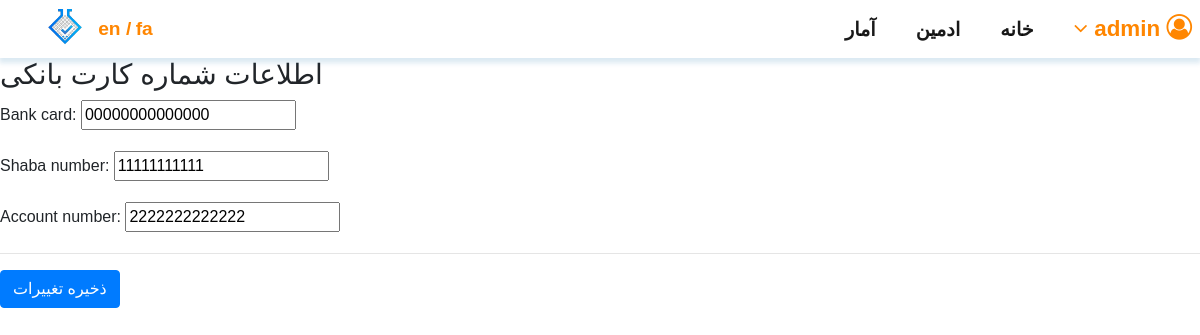
/fa/turkle/profile/edit/bank/ (signed in), run on the app's committed database.
### turkle-master/turkle/models.py (models this page shows)
class BankAccountInformation(models.Model):
    user = models.ForeignKey(settings.AUTH_USER_MODEL, on_delete=models.CASCADE)
    bank_card = models.CharField(max_length=16)
    shaba_number = models.CharField(max_length=26, blank=True, null=True)
    account_number = models.CharField(max_length=20, blank=True, null=True)

### turkle-master/turkle/views.py (the view)
# urls.py: path('profile/edit/bank/', profile_edit_bank_info, name='edit_profile_bank'),
def profile_edit_bank_info(request):
    user = request.user
    if request.method == 'POST':
        bank_info_form = BankAccountForm(request.POST, user=user)
        if bank_info_form.is_valid():
            new_card_number = bank_info_form.cleaned_data['bank_card']
            new_shaba_number = bank_info_form.cleaned_data['shaba_number']
            new_account_number = bank_info_form.cleaned_data['account_number']
            bank_account_info = BankAccountInformation.objects.filter(user=user).last()
            if not bank_account_info:
                bank_account_info = BankAccountInformation()
                bank_account_info.user = user
            bank_account_info.bank_card = new_card_number
            bank_account_info.shaba_number = new_shaba_number
            bank_account_info.account_number = new_account_number
            bank_account_info.save()
            return redirect('profile', user.username)
    else:
        bank_info_form = BankAccountForm(user=user)
    return render(request, 'turkle/profile_edit_bank.html',
                    {
                        'bank_info_form': bank_info_form,
                    })

### turkle-master/turkle/forms.py
class BankAccountForm(forms.ModelForm):
    class Meta:
        model = BankAccountInformation
        fields = ['bank_card', 'shaba_number', 'account_number']
    def __init__(self, *args, **kwargs):
        user = kwargs.pop('user', None)
        super(BankAccountForm, self).__init__(*args, **kwargs)
        bank_account_info = BankAccountInformation.objects.filter(user=user).last()
        card_number =  bank_account_info.bank_card if bank_account_info else ""
        shaba_number = bank_account_info.shaba_number if bank_account_info else ""
        account_number = bank_account_info.account_number if bank_account_info else ""
        self.fields['bank_card'] = forms.CharField(required=True, initial=card_number)
        self.fields['shaba_number'] = forms.CharField(required=False, initial=shaba_number)
        self.fields['account_number'] = forms.CharField(required=False, initial=account_number)

### turkle-master/turkle/utils.py (called while the page is built)
def get_site_name():
    return getattr(settings, 'TURKLE_SITE_NAME', 'Turkle')

def get_turkle_template_limit(in_bytes=False):
    template_size_limit = getattr(settings, 'TURKLE_TEMPLATE_LIMIT', 64)
    if in_bytes:
        template_size_limit *= 1024
    return template_size_limit

def turkle_vars(request):
    return {
        'turkle_site_name': get_site_name(),
        'turkle_template_limit': get_turkle_template_limit(),
        'turkle_version': __version__,
        'turkle_email_enabled': getattr(settings, 'TURKLE_EMAIL_ENABLED', False),
        'turkle_meta_tags': getattr(settings, 'META_TAGS', []),
    }

### turkle-master/turkle/templates/turkle/profile_edit_bank.html (shortened to what this page needs)
{% extends "turkle/base.html" %}
{% load static %}
{% load i18n %}
{% block head %}
<link href="{% static 'turkle/cal-heatmap.css' %}" rel="stylesheet" type="text/css"/>
{% endblock %}
{% block body %}
<form method="post">
    <h3>{% trans "Card Info" %}</h3>
    {{ bank_info_form.as_p }}
    <hr>
    <div>
        <button class="btn btn-primary" type="submit">{% trans "Save changes" %}</button>
    </div>
</form>
{% endblock %}

### turkle-master/turkle/templates/turkle/base.html (shortened to what this page needs)
<!DOCTYPE html>
{% load i18n %}
{% get_current_language_bidi as LANGUAGE_BIDI %}
<html>
  <head>
    {% load static %}
    {% load turkle_tags %}{% for tag in turkle_meta_tags %}{{ tag|meta_tag }}{% endfor %}
    <link href="{% static "turkle/css/turkle.css" %}" rel="stylesheet" type="text/css"/>
    <link href="https://db.onlinewebfonts.com/c/0b0a8c345731751b990403a2cf40fbec?family=IRAN+Sans+Regular" rel="stylesheet">
    <link rel="stylesheet" href="https://cdnjs.cloudflare.com/ajax/libs/font-awesome/4.7.0/css/font-awesome.min.css">
    <link href="{% static "turkle/bootstrap-4.1.3/css/bootstrap.min.css" %}" rel="stylesheet" type="text/css"/>
    <link href="{% static "turkle/bootstrap4-glyphicons/css/bootstrap-glyphicons.min.css" %}" rel="stylesheet" type="text/css"/>
    {% block head %}
    {% endblock %}
  </head>
  <body style="font-family:Sans-Serif,serif">
    <div class="container-fluid header pl-0 pr-0 " dir="{% if LANGUAGE_BIDI %}ltr{% else %}rtl{% endif %}">
      <nav id="navbar_top" class="navbar navbar-light navbar-expand-lg p-0 pt-1 pb-1" style="{% if user.is_authenticated %}box-shadow: 0 4px 5px 1px rgba(15, 108, 165, 0.15);background-color: white{% endif %}">
      <a class="navbar-brand mr-0" href="{% url 'index' %}">
    <img class="pb-0 {% if LANGUAGE_BIDI %}mr-0 ml-5{% else %}mr-5 ml-0{% endif %}" src="{% static 'img2.png' %}" style="height: 40px;" alt="logo">
  </a>
      {% get_current_language as CURRENT_LANGUAGE %}
            {% get_available_languages as AVAILABLE_LANGUAGES %}
            {% get_language_info_list for AVAILABLE_LANGUAGES as languages %}
            <span class="languages {% if LANGUAGE_BIDI %}pl-3{% else %}pr-3{% endif %}">
                <a href="/{{ languages.1.code }}/" style="color: #FF8601; font-weight: bold; font-size: 1.2rem"
                   {% if languages.1.code == CURRENT_LANGUAGE %} class="active"{% endif %}>
                   {{ languages.1.code}}
                </a>
            <span style="color: #FF8601; font-weight: bold; font-size: 1.2rem">/</span>
            <a href="/{{ languages.0.code }}/" style="color: #FF8601; font-weight: bold; font-size: 1.2rem"
            {% if languages.0.code == CURRENT_LANGUAGE %} class="active"{% endif %}>
                   {{ languages.0.code}}
                </a>
            </span>
      <div class="collapse navbar-collapse" id="navbarNavDropdown">
          <ul class="{% if LANGUAGE_BIDI %}navbar-nav ml-auto {% else %}navbar-nav mr-auto{% endif %} navbar-right" style="color: rgba(15, 108, 165, 1);font-weight: bolder;font-size: 1.1rem;{% if LANGUAGE_BIDI %}padding-inline-start: 1%{% endif %};{% if not LANGUAGE_BIDI %}padding-inline-start: 1%{% endif %};">
          {% if user.is_authenticated %}
          <li class="nav-item active" style="font-size: 1.2rem">
            <a class="nav-link mt-1 {% if LANGUAGE_BIDI %}rightText {% else %}leftText{% endif %}" href="{% url 'stats' %}" title="{% trans 'Your Progress' %}">{% trans "Stats" %}</a>
          </li>
          {% endif %}
          {% if user.is_staff %}
          <li class="nav-item active" style="font-size: 1.2rem">
            <a class="nav-link mt-1  {% if LANGUAGE_BIDI %}ml-4 rightText{% else %}mr-4 leftText{% endif %}" href="{% url 'admin:index' %}" title="{% trans 'Administration' %}">{% trans "Admin" %}</a>
          </li>
          {% endif %}
          {% if user.is_authenticated %}
              <li class="nav-item active" style="font-size: 1.2rem">
            <a class="nav-link mt-1 {% if LANGUAGE_BIDI %}rightText ml-4{% else %}leftText mr-4{% endif %}" href="{% url 'index' %}" title="{% trans 'Main Page' %}">{% trans "Home" %}</a>
          </li>
          <li class="nav-item dropdown dropdown-menu-right {% if LANGUAGE_BIDI %}ml-md-4{% else %}mr-md-4{% endif %}">
                  <a href="#" class="nav-link dropdown-button {% if LANGUAGE_BIDI %}rightText{% else %}leftText{% endif %}" style="font-size: 1.4rem; color:#FF8601"  id="dropdownMenuButton1" data-bs-toggle="dropdown" aria-haspopup="true" aria-expanded="false">
                  <i class="fa fa-angle-down"></i>
                  <i class="fa fa-user-circle-o opacity-8" aria-hidden="true" style="font-size: 1.6rem"></i>
                  </a>
                </li>
            {% endif %}
        </ul>
          </div>
      </nav>
    </div>
    {% block body %}
    {% endblock %}
  </body>
</html>

### turkle-master/turkle/static/turkle/css/turkle.css (style rules this page uses)
html, body { height: 100%; }
body { display: flex; flex-flow: column; }

### data on the page
BankAccountInformation: bank_card "00000000000000", shaba_number "11111111111", account_number "2222222222222"

### other printed values
{{ languages.1.code }} "en"
{{ languages.0.code }} "fa"
